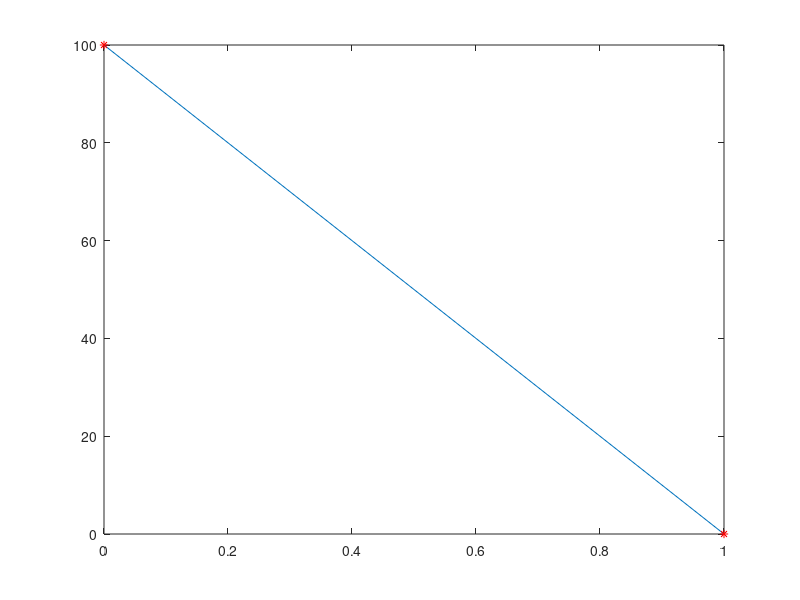

Here is the MATLAB script that generated this plot: (Note: this script raises an error after producing the figure.)
%% Metodo Punto Fijo
%{
--- Datos ejercicio 6.3
--- f(X) = -x^2 + 1.8*x + 2.5
--- g(X) = (1.8*x + 2.5)^(1/2)
--- x0 = 5
--- error = 0.05
%}
clear
clc
fprintf('\tMetodo Punto Fijo\n')
f = input('Ingrese una funcion de x -> f(x) = ','s');
fx = inline(f);
g = input('Ingrese la funcion g(x) = ','s');
gx = inline(g);
x0 = input('Ingrese valor de X0 = ');
margenError = input('Ingrese margen de error (0 - 100): ');
error = 100;
i = 1;
%comiezo de las iteraciones
x(1)=x0;
while error > margenError
    x(i+1) = gx(x(i));
    error(i+1) = abs((x(i+1)-x(i))/x(i+1))*100;
    k(i+1)=i;
    i = i + 1;
end
k=k(:); error=error(:); x=x(:);
plot(k,error,k,error,'*r')
Tabla=table(k,x,error);
Tabla
%% Metodo Newton Raphson
%{
--- Datos ejercicio 6.3 
--- f(X) = -x^2 + 1.8*x + 2.5
--- f'(X) = -2*x + 1.8
--- x0 = 5
--- error = 0.05
%}

%{
--- Datos ejercicio 6.4 
--- f(X) = -1 + 5.5*x - 4*x^2 + 0.5*x^3
--- f'(X) = 1.5x^2 - 8*x + 5.5
--- x0 = 1.4
--- error = 0.01
%}

%{
--- Datos ejercicio 6.9 
--- f(X) = 0.95*x^3 - 5.9*x^2 + 10.9*x - 6
--- f'(X) = 2.85*x^2 - 11.8*x + 10.9
--- x0 = 3.5
--- error = 0.01
%}

clear
clc
fprintf('\tMetodo Newton Raphson\n')
f = input('Ingrese una funcion de x -> f(x) = ','s');
fx = inline(f);
g = input('Ingrese la funcion f`(x) = ','s');
gx = inline(g);
x0 = input('Ingrese valor de X0 = ');
margenError = input('Ingrese margen de error (0 - 100): ');
error = 100;
i = 1;
%comiezo de las iteraciones
x(1)=x0;
while error > margenError
    x(i+1) = x(i)-(fx(x(i))/gx(x(i)));
    error(i+1) = abs((x(i+1)-x(i))/x(i+1))*100;
    k(i+1)=i;
    i = i + 1;
end
k=k(:); error=error(:); x=x(:);
plot(k,error,k,error,'*r')
Tabla=table(k,x,error);
Tabla
%% Metodo Secante
%{
--- Datos ejercicio 6.6 
--- f(X) = -12 - 21*x + 18*x^2 -2.4*x^3
--- x0 = -0.6
--- x1 = -0.2
--- error = 0.01
%}
%{
--- Datos ejercicio 6.7 
--- f(X) = sin(x) + cos(1 + (x^2)) - 1
--- x0 = 1.5
--- x1 = 2.25
--- error = 0.01
%}
%{
--- Datos ejercicio 6.9 
--- f(X) = 0.95*x^3 - 5.9*x^2 + 10.9*x - 6
--- x0 = 2.5
--- x1 = 3.5
--- error = 0.01
%}

clear
clc
fprintf('\tMetodo Secante\n')
f = input('Ingrese una funcion de x -> f(x) = ','s');
fx = inline(f);
x0 = input('Ingrese valor de X0 = ');
x1 = input('Ingrese valor de x1 = ');
margenError = input('Ingrese margen de error (0 - 100): ');
error = 100;
i = 1;
%comiezo de las iteraciones
x(1)=x1;
while error > margenError
    x(i+1)=x(i)-(fx(x(i))*((x0-x(i))))/(fx(x0)-fx(x(i)));
    error(i+1) = abs((x(i+1)-x(i))/x(i+1))*100;
    k(i+1) = i;
    x0 = x(i);
    i = i + 1;
end
k=k(:); error=error(:); x=x(:);
plot(k,error,k,error,'*r')
Tabla=table(k,x,error);
Tabla
%% Metodo de la secante modificado
%{
--- Datos ejercicio 6.9 
--- f(X) = 0.95*x^3 - 5.9*x^2 + 10.9*x - 6
--- x0 = 3.5
--- constante = 0.01
--- error = 0.05
%}

clear
clc
fprintf('\tMetodo Secante Modificado\n')
f = input('Ingrese una funcion de x -> f(x) = ','s');
fx = inline(f);
x0 = input('Ingrese valor de X0 = ');
c = input('Ingrese valor de la constante = ');
margenError = input('Ingrese margen de error (0 - 100): ');
error = 100;
i = 1;
%comiezo de las iteraciones
x(1)=x0;
while error > margenError
    x(i+1)=x(i)-(c*x(i)*fx(x(i)))/(fx(x(i)+c*x(i))-fx(x(i)));
    error(i+1) = abs((x(i+1)-x(i))/x(i+1))*100;
    k(i+1) = i;
    i = i + 1;
end
k=k(:); error=error(:); x=x(:);
plot(k,error,k,error,'*r')
Tabla=table(k,x,error);
Tabla